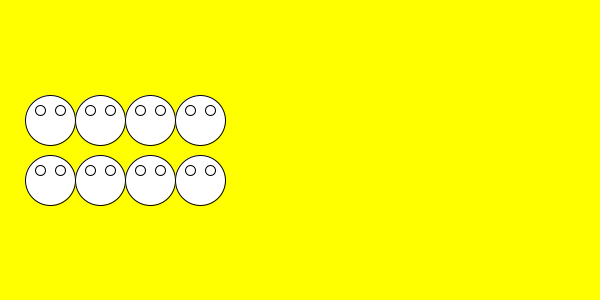
Frame 1 (no input)
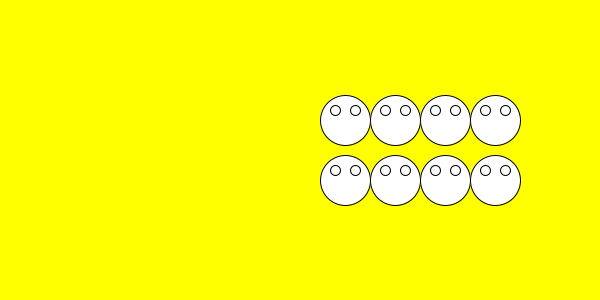
Frame 60 (the mouse pressed at the canvas centre just before this capture)
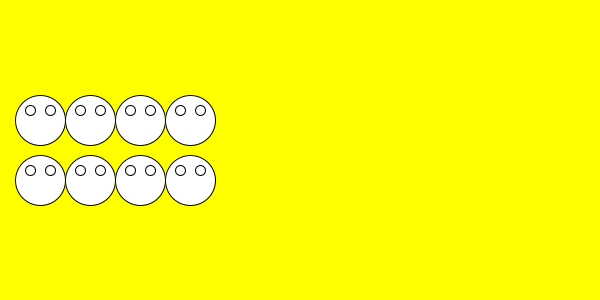
Frame 120 (the mouse held since frame 60 and released just before this capture)

The Processing sketch that drew these frames (run headless with seeded random() and noise(); from frame 60 on, the mouse is pressed at the canvas centre):

// Processing sketch: c5_ex1
// ── c5_ex1.pde
float [] x,y;
void setup(){
  size(600,300);
  x = new float[8];
  y = new float[8];
  for(int i=0;i<4; i++){
    x[i] = 50+50*i;
    y[i] = height/2 - 30;
    x[i+4] = 50+50*i;
    y[i+4] = height/2 + 30;  
  }
}
void draw(){
  background(255,255,0);
  for(int i=0;i<8; i++){
    smile(x[i],y[i],255);
    x[i] += 5;
    if(x[i]>width) x[i] = 0;
  }  
}
void smile(float a, float b, int g){
  fill(g);
  circle(a,b,50);
  circle(a-10,b-10,10);
  circle(a+10,b-10,10);
}
